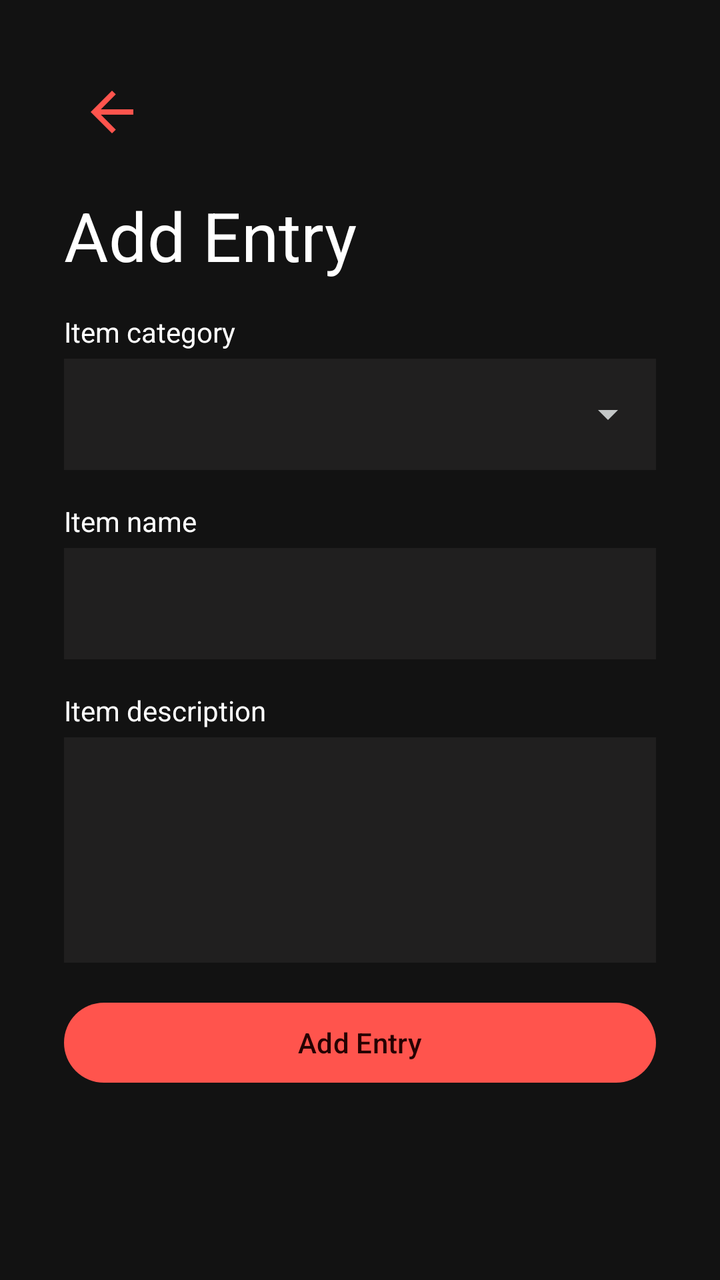
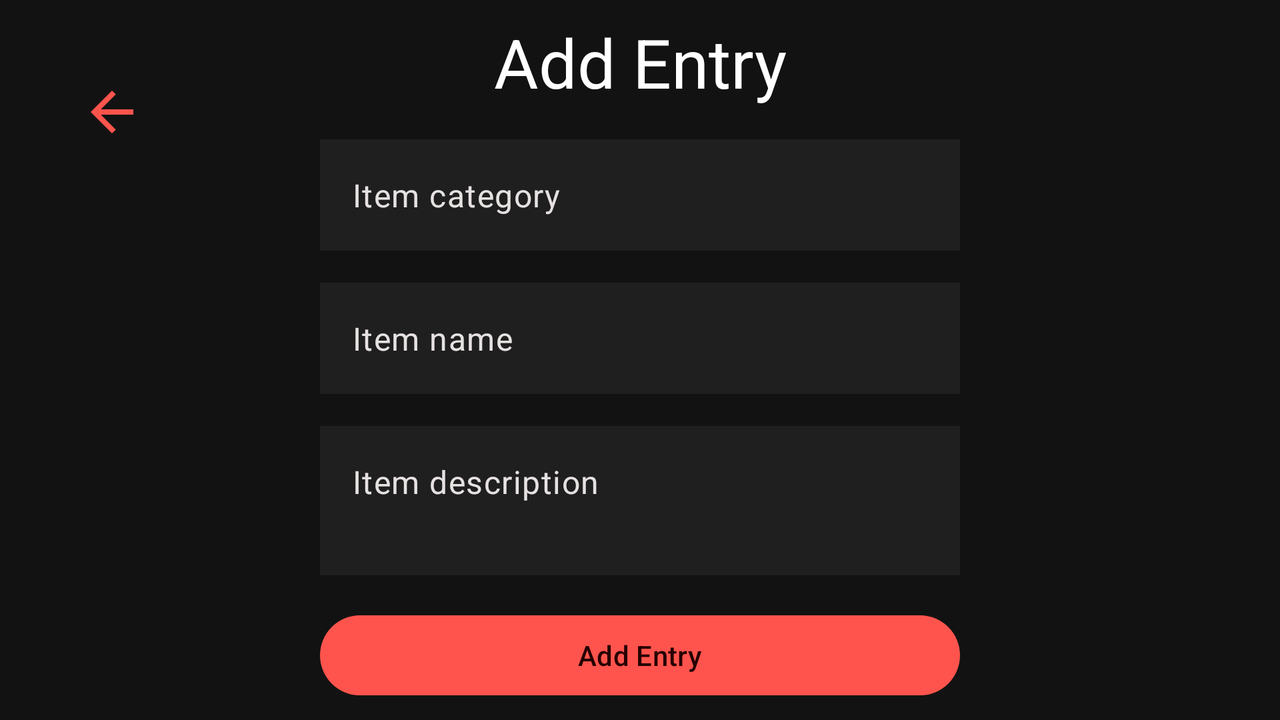

Compare how this app lays out the same screen by default and in its alternative resource folder. The renders come first, then the two layout files and the values they reference.
<!-- AndroidManifest.xml: application theme Theme.StarWarsDatabank -->
<!-- res/layout/fragment_add.xml -->
<?xml version="1.0" encoding="utf-8"?>
<androidx.constraintlayout.widget.ConstraintLayout xmlns:android="http://schemas.android.com/apk/res/android"
    xmlns:app="http://schemas.android.com/apk/res-auto"
    xmlns:tools="http://schemas.android.com/tools"
    android:layout_width="match_parent"
    android:layout_height="match_parent"
    android:clipToPadding="false"
    android:paddingHorizontal="32dp"
    tools:context=".fragment.AddFragment">

    <ImageButton
        android:id="@+id/button_back"
        android:layout_width="48dp"
        android:layout_height="48dp"
        android:layout_marginTop="32dp"
        android:background="?android:attr/selectableItemBackground"
        android:contentDescription="@string/back"
        android:padding="8dp"
        android:scaleType="fitXY"
        android:src="@drawable/arrow_back"
        app:layout_constraintStart_toStartOf="parent"
        app:layout_constraintTop_toTopOf="parent"
        app:tint="@color/md_theme_primary" />

    <androidx.constraintlayout.widget.ConstraintLayout
        android:layout_width="match_parent"
        android:layout_height="wrap_content"
        app:layout_constraintBottom_toBottomOf="parent"
        app:layout_constraintEnd_toEndOf="parent"
        app:layout_constraintStart_toStartOf="parent"
        app:layout_constraintTop_toTopOf="parent">

        <TextView
            android:id="@+id/textView_addItem"
            android:layout_width="match_parent"
            android:layout_height="wrap_content"
            android:text="@string/add_item"
            android:textAppearance="@style/TextAppearance.AppCompat.Display1"
            android:textColor="@color/md_theme_onBackground"
            app:layout_constraintEnd_toEndOf="parent"
            app:layout_constraintStart_toStartOf="parent"
            app:layout_constraintTop_toTopOf="parent" />

        <LinearLayout
            android:id="@+id/ll_category"
            android:layout_width="match_parent"
            android:layout_height="wrap_content"
            android:layout_marginTop="16dp"
            android:orientation="vertical"
            app:layout_constraintStart_toStartOf="parent"
            app:layout_constraintTop_toBottomOf="@+id/textView_addItem">

            <TextView
                android:layout_width="match_parent"
                android:layout_height="wrap_content"
                android:labelFor="@id/category"
                android:text="@string/item_category"
                android:textColor="@color/md_theme_onBackground" />

            <com.google.android.material.textfield.TextInputLayout
                android:id="@+id/textInputLayout"
                style="@style/Theme.StarWarsDatabank.DropdownMenu"
                android:layout_width="match_parent"
                android:layout_height="wrap_content"
                android:layout_marginTop="4dp"
                app:hintEnabled="false"
                app:layout_constraintStart_toStartOf="parent"
                app:layout_constraintTop_toBottomOf="@+id/textView_addItem">

                <AutoCompleteTextView
                    android:id="@+id/category"
                    android:layout_width="match_parent"
                    android:layout_height="wrap_content"
                    android:inputType="none"
                    android:textColor="@color/md_theme_onSurface" />

            </com.google.android.material.textfield.TextInputLayout>
        </LinearLayout>

        <LinearLayout
            android:id="@+id/ll_name"
            android:layout_width="match_parent"
            android:layout_height="wrap_content"
            android:layout_marginTop="16dp"
            android:orientation="vertical"
            app:layout_constraintStart_toStartOf="parent"
            app:layout_constraintTop_toBottomOf="@+id/ll_category">

            <TextView
                android:layout_width="match_parent"
                android:layout_height="wrap_content"
                android:labelFor="@id/name"
                android:text="@string/item_name"
                android:textColor="@color/md_theme_onBackground" />

            <EditText
                android:id="@+id/name"
                style="@style/Theme.StarWarsDatabank.TextInputEditText"
                android:layout_width="match_parent"
                android:layout_height="wrap_content"
                android:layout_marginTop="4dp"
                android:autofillHints=""
                android:gravity="top|start"
                android:inputType="text" />
        </LinearLayout>

        <LinearLayout
            android:id="@+id/ll_description"
            android:layout_width="match_parent"
            android:layout_height="wrap_content"
            android:layout_marginTop="16dp"
            android:orientation="vertical"
            app:layout_constraintStart_toStartOf="parent"
            app:layout_constraintTop_toBottomOf="@+id/ll_name">

            <TextView
                android:layout_width="match_parent"
                android:layout_height="wrap_content"
                android:labelFor="@id/description"
                android:text="@string/item_description"
                android:textColor="@color/md_theme_onBackground" />

            <EditText
                android:id="@+id/description"
                style="@style/Theme.StarWarsDatabank.TextInputEditText"
                android:layout_width="match_parent"
                android:layout_height="wrap_content"
                android:layout_marginTop="4dp"
                android:autofillHints=""
                android:gravity="top|start"
                android:inputType="textMultiLine"
                android:lines="4"
                android:minLines="4"
                tools:ignore="VisualLintTextFieldSize" />
        </LinearLayout>

        <TextView
            android:id="@+id/error_message"
            android:layout_width="match_parent"
            android:layout_height="wrap_content"
            android:layout_marginTop="16dp"
            android:text="@string/error"
            android:textAlignment="center"
            android:textColor="@color/md_theme_error"
            android:textStyle="bold"
            android:visibility="gone"
            app:layout_constraintStart_toStartOf="parent"
            app:layout_constraintTop_toBottomOf="@+id/ll_description" />

        <Button
            android:id="@+id/button_add_item"
            style="@style/Widget.Material3.Button"
            android:layout_width="match_parent"
            android:layout_height="wrap_content"
            android:layout_marginTop="16dp"
            android:text="@string/add_item"
            app:layout_constraintStart_toStartOf="parent"
            app:layout_constraintTop_toBottomOf="@+id/error_message"
            tools:ignore="VisualLintButtonSize" />

    </androidx.constraintlayout.widget.ConstraintLayout>

</androidx.constraintlayout.widget.ConstraintLayout>
<!-- resources referenced by this layout -->
<resources>
  <color name="md_theme_error">#FFB4AB</color>
  <color name="md_theme_onBackground">#FFFFFF</color>
  <color name="md_theme_onSurface">#E5E2E1</color>
  <color name="md_theme_primary">#FF544D</color>
  <!-- drawable arrow_back (drawable) -->
  <vector xmlns:android="http://schemas.android.com/apk/res/android"
      android:width="24dp"
      android:height="24dp"
      android:viewportWidth="960"
      android:viewportHeight="960">
      <path
          android:fillColor="@color/md_theme_onBackground"
          android:pathData="m313,520 l224,224 -57,56 -320,-320 320,-320 57,56 -224,224h487v80L313,520Z" />
  </vector>
  <string name="add_item">Add Entry</string>
  <string name="back">Back</string>
  <string name="error">Error: %1$s</string>
  <string name="item_category">Item category</string>
  <string name="item_description">Item description</string>
  <string name="item_name">Item name</string>
  <style name="Theme.StarWarsDatabank.TextInputEditText" parent="Widget.Material3.TextInputEditText.OutlinedBox">
          <item name="android:background">@color/md_theme_surfaceContainer</item>
          <item name="android:textColorHint">@color/md_theme_onSurface</item>
      </style>
  <color name="md_theme_surfaceContainer">#201F1F</color>
  <style name="Base.Theme.StarWarsDatabank" parent="Theme.Material3.DayNight.NoActionBar" />
  <color name="md_theme_onPrimary">#260001</color>
  <color name="md_theme_primaryContainer">#FF544D</color>
  <color name="md_theme_onPrimaryContainer">#260001</color>
  <color name="md_theme_secondary">#FFB3B3</color>
  <color name="md_theme_onSecondary">#680014</color>
  <color name="md_theme_secondaryContainer">#FF5260</color>
  <color name="md_theme_onSecondaryContainer">#49000B</color>
  <color name="md_theme_tertiary">#FFB3B3</color>
  <color name="md_theme_onTertiary">#680014</color>
  <color name="md_theme_tertiaryContainer">#FF5260</color>
  <color name="md_theme_onTertiaryContainer">#49000B</color>
  <color name="md_theme_onError">#690005</color>
  <color name="md_theme_errorContainer">#93000A</color>
  <color name="md_theme_onErrorContainer">#FFDAD6</color>
  <color name="md_theme_background">#121212</color>
  <color name="md_theme_surface">#141313</color>
  <color name="md_theme_surfaceVariant">#444748</color>
  <color name="md_theme_onSurfaceVariant">#C4C7C7</color>
  <color name="md_theme_outline">#8E9192</color>
  <color name="md_theme_outlineVariant">#444748</color>
  <color name="md_theme_inverseSurface">#E5E2E1</color>
  <color name="md_theme_inverseOnSurface">#313030</color>
  <color name="md_theme_inversePrimary">#C00017</color>
  <color name="md_theme_primaryFixed">#FFDAD6</color>
  <color name="md_theme_onPrimaryFixed">#410003</color>
  <color name="md_theme_primaryFixedDim">#FFB3AC</color>
  <color name="md_theme_onPrimaryFixedVariant">#93000F</color>
  <color name="md_theme_secondaryFixed">#FFDAD9</color>
  <color name="md_theme_onSecondaryFixed">#400009</color>
  <color name="md_theme_secondaryFixedDim">#FFB3B3</color>
  <color name="md_theme_onSecondaryFixedVariant">#920021</color>
  <color name="md_theme_tertiaryFixed">#FFDAD9</color>
  <color name="md_theme_onTertiaryFixed">#400009</color>
  <color name="md_theme_tertiaryFixedDim">#FFB3B3</color>
  <color name="md_theme_onTertiaryFixedVariant">#920021</color>
  <color name="md_theme_surfaceDim">#141313</color>
  <color name="md_theme_surfaceBright">#3A3939</color>
  <color name="md_theme_surfaceContainerLowest">#0E0E0E</color>
  <color name="md_theme_surfaceContainerLow">#1C1B1B</color>
  <color name="md_theme_surfaceContainerHigh">#2A2A2A</color>
  <color name="md_theme_surfaceContainerHighest">#353434</color>
  <!-- some entries are left out for length -->
</resources>
<!-- res/layout-land/fragment_add.xml (the repository's variant of the layout above) -->
<!-- drawn on the phone turned sideways -->
<?xml version="1.0" encoding="utf-8"?>
<androidx.constraintlayout.widget.ConstraintLayout xmlns:android="http://schemas.android.com/apk/res/android"
    xmlns:app="http://schemas.android.com/apk/res-auto"
    xmlns:tools="http://schemas.android.com/tools"
    android:layout_width="match_parent"
    android:layout_height="match_parent"
    android:clipToPadding="false"
    android:paddingHorizontal="32dp"
    tools:context=".fragment.AddFragment">

    <ImageButton
        android:id="@+id/button_back"
        android:layout_width="48dp"
        android:layout_height="48dp"
        android:layout_marginTop="32dp"
        android:background="?android:attr/selectableItemBackground"
        android:contentDescription="@string/back"
        android:padding="8dp"
        android:scaleType="fitXY"
        android:src="@drawable/arrow_back"
        app:layout_constraintStart_toStartOf="parent"
        app:layout_constraintTop_toTopOf="parent"
        app:tint="@color/md_theme_primary" />

    <androidx.constraintlayout.widget.ConstraintLayout
        android:layout_width="match_parent"
        android:layout_height="wrap_content"
        app:layout_constraintBottom_toBottomOf="parent"
        app:layout_constraintEnd_toEndOf="parent"
        app:layout_constraintStart_toStartOf="parent"
        app:layout_constraintTop_toTopOf="parent">

        <TextView
            android:id="@+id/textView_addItem"
            android:layout_width="match_parent"
            android:layout_height="wrap_content"
            android:text="@string/add_item"
            android:textAlignment="center"
            android:textAppearance="@style/TextAppearance.AppCompat.Display1"
            android:textColor="@color/md_theme_onBackground"
            app:layout_constraintEnd_toEndOf="parent"
            app:layout_constraintStart_toStartOf="parent"
            app:layout_constraintTop_toTopOf="parent" />

        <EditText
            android:id="@+id/editText_category"
            style="@style/Theme.StarWarsDatabank.TextInputEditText"
            android:layout_width="320dp"
            android:layout_height="wrap_content"
            android:layout_marginTop="16dp"
            android:autofillHints=""
            android:hint="@string/item_category"
            android:inputType="text"
            app:layout_constraintEnd_toEndOf="parent"
            app:layout_constraintStart_toStartOf="parent"
            app:layout_constraintTop_toBottomOf="@+id/textView_addItem"
            tools:ignore="VisualLintTextFieldSize" />

        <EditText
            android:id="@+id/editText_name"
            style="@style/Theme.StarWarsDatabank.TextInputEditText"
            android:layout_width="320dp"
            android:layout_height="wrap_content"
            android:layout_marginTop="16dp"
            android:autofillHints=""
            android:hint="@string/item_name"
            android:inputType="text"
            app:layout_constraintEnd_toEndOf="parent"
            app:layout_constraintStart_toStartOf="parent"
            app:layout_constraintTop_toBottomOf="@+id/editText_category"
            tools:ignore="VisualLintTextFieldSize" />

        <EditText
            android:id="@+id/editText_description"
            style="@style/Theme.StarWarsDatabank.TextInputEditText"
            android:layout_width="320dp"
            android:layout_height="wrap_content"
            android:layout_marginTop="16dp"
            android:autofillHints=""
            android:gravity="top|start"
            android:hint="@string/item_description"
            android:inputType="textMultiLine"
            android:lines="2"
            android:minLines="2"
            app:layout_constraintEnd_toEndOf="parent"
            app:layout_constraintStart_toStartOf="parent"
            app:layout_constraintTop_toBottomOf="@+id/editText_name"
            tools:ignore="VisualLintTextFieldSize" />

        <Button
            android:id="@+id/button_add_item"
            style="@style/Widget.Material3.Button"
            android:layout_width="320dp"
            android:layout_height="wrap_content"
            android:layout_marginTop="16dp"
            android:text="@string/add_item"
            app:layout_constraintEnd_toEndOf="parent"
            app:layout_constraintStart_toStartOf="parent"
            app:layout_constraintTop_toBottomOf="@+id/editText_description"
            tools:ignore="VisualLintButtonSize" />

    </androidx.constraintlayout.widget.ConstraintLayout>

</androidx.constraintlayout.widget.ConstraintLayout>
<!-- resources referenced by the variant -->
<!-- as the phone turned sideways resolves them -->
<resources>
  <color name="md_theme_onBackground">#FFFFFF</color>
  <color name="md_theme_primary">#FF544D</color>
  <!-- drawable arrow_back (drawable) -->
  <vector xmlns:android="http://schemas.android.com/apk/res/android"
      android:width="24dp"
      android:height="24dp"
      android:viewportWidth="960"
      android:viewportHeight="960">
      <path
          android:fillColor="@color/md_theme_onBackground"
          android:pathData="m313,520 l224,224 -57,56 -320,-320 320,-320 57,56 -224,224h487v80L313,520Z" />
  </vector>
  <string name="add_item">Add Entry</string>
  <string name="back">Back</string>
  <string name="item_category">Item category</string>
  <string name="item_description">Item description</string>
  <string name="item_name">Item name</string>
  <style name="Theme.StarWarsDatabank.TextInputEditText" parent="Widget.Material3.TextInputEditText.OutlinedBox">
          <item name="android:background">@color/md_theme_surfaceContainer</item>
          <item name="android:textColorHint">@color/md_theme_onSurface</item>
      </style>
  <color name="md_theme_surfaceContainer">#201F1F</color>
  <color name="md_theme_onSurface">#E5E2E1</color>
  <style name="Base.Theme.StarWarsDatabank" parent="Theme.Material3.DayNight.NoActionBar" />
  <color name="md_theme_onPrimary">#260001</color>
  <color name="md_theme_primaryContainer">#FF544D</color>
  <color name="md_theme_onPrimaryContainer">#260001</color>
  <color name="md_theme_secondary">#FFB3B3</color>
  <color name="md_theme_onSecondary">#680014</color>
  <color name="md_theme_secondaryContainer">#FF5260</color>
  <color name="md_theme_onSecondaryContainer">#49000B</color>
  <color name="md_theme_tertiary">#FFB3B3</color>
  <color name="md_theme_onTertiary">#680014</color>
  <color name="md_theme_tertiaryContainer">#FF5260</color>
  <color name="md_theme_onTertiaryContainer">#49000B</color>
  <color name="md_theme_error">#FFB4AB</color>
  <color name="md_theme_onError">#690005</color>
  <color name="md_theme_errorContainer">#93000A</color>
  <color name="md_theme_onErrorContainer">#FFDAD6</color>
  <color name="md_theme_background">#121212</color>
  <color name="md_theme_surface">#141313</color>
  <color name="md_theme_surfaceVariant">#444748</color>
  <color name="md_theme_onSurfaceVariant">#C4C7C7</color>
  <color name="md_theme_outline">#8E9192</color>
  <color name="md_theme_outlineVariant">#444748</color>
  <color name="md_theme_inverseSurface">#E5E2E1</color>
  <color name="md_theme_inverseOnSurface">#313030</color>
  <color name="md_theme_inversePrimary">#C00017</color>
  <color name="md_theme_primaryFixed">#FFDAD6</color>
  <color name="md_theme_onPrimaryFixed">#410003</color>
  <color name="md_theme_primaryFixedDim">#FFB3AC</color>
  <color name="md_theme_onPrimaryFixedVariant">#93000F</color>
  <color name="md_theme_secondaryFixed">#FFDAD9</color>
  <color name="md_theme_onSecondaryFixed">#400009</color>
  <color name="md_theme_secondaryFixedDim">#FFB3B3</color>
  <color name="md_theme_onSecondaryFixedVariant">#920021</color>
  <color name="md_theme_tertiaryFixed">#FFDAD9</color>
  <color name="md_theme_onTertiaryFixed">#400009</color>
  <color name="md_theme_tertiaryFixedDim">#FFB3B3</color>
  <color name="md_theme_onTertiaryFixedVariant">#920021</color>
  <color name="md_theme_surfaceDim">#141313</color>
  <color name="md_theme_surfaceBright">#3A3939</color>
  <color name="md_theme_surfaceContainerLowest">#0E0E0E</color>
  <color name="md_theme_surfaceContainerLow">#1C1B1B</color>
  <color name="md_theme_surfaceContainerHigh">#2A2A2A</color>
  <color name="md_theme_surfaceContainerHighest">#353434</color>
  <!-- some entries are left out for length -->
</resources>
